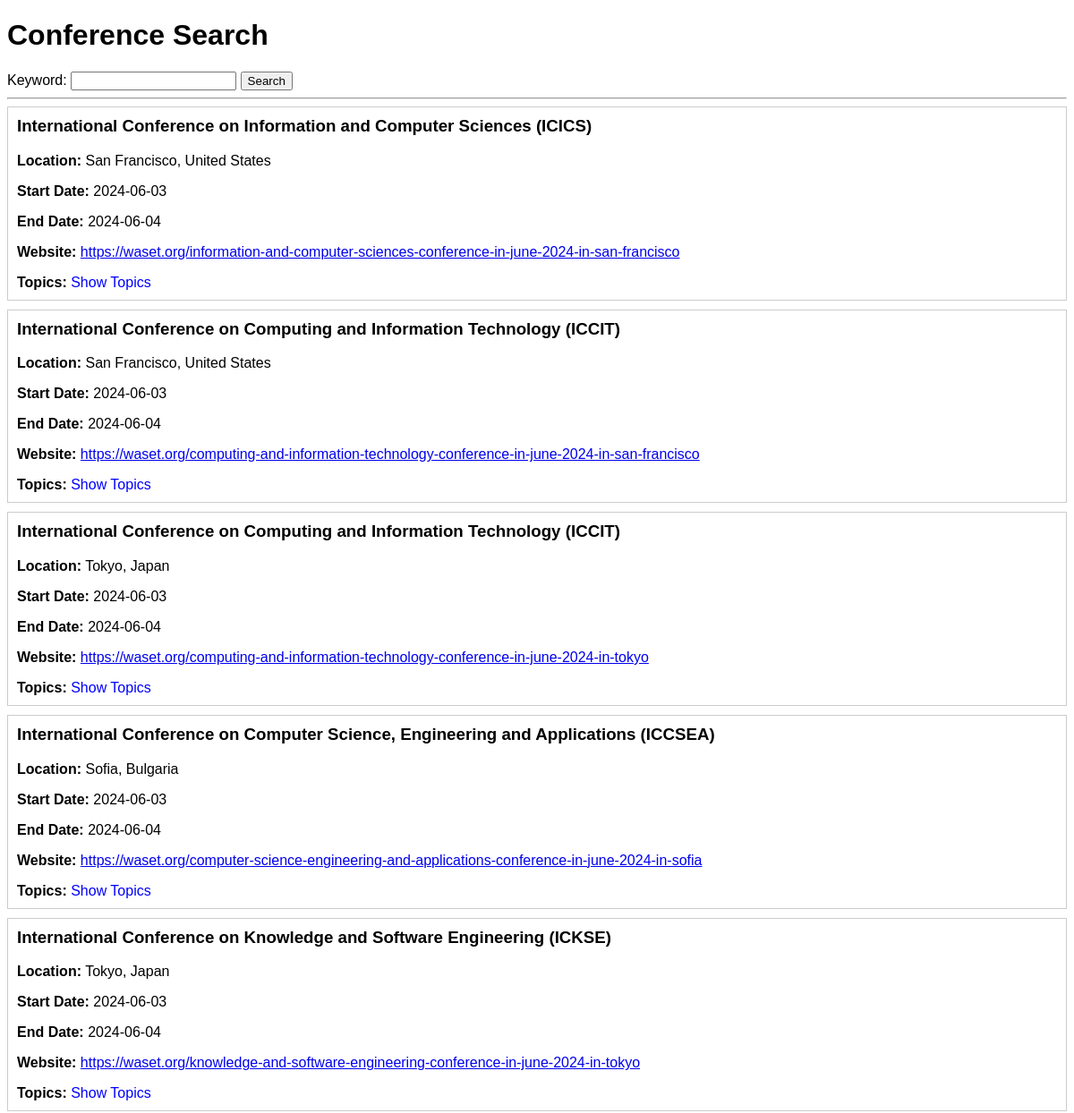
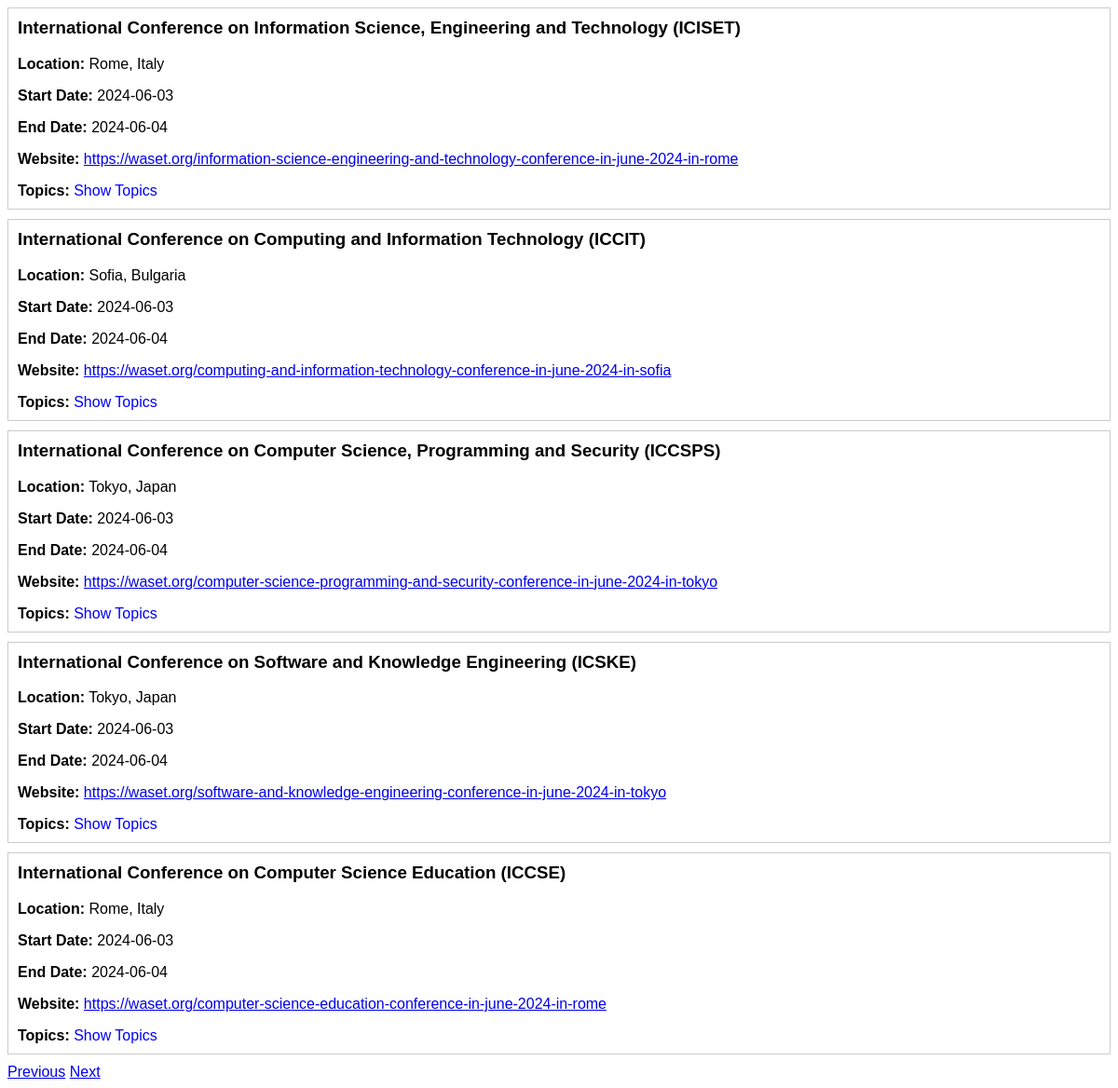
/?page=2&keyword=, run on the app's committed database (2 pictures, top to bottom).
### app.py (models this page shows)
class Conference(db.Model):
    id = db.Column(db.Integer, primary_key=True)
    name = db.Column(db.String(100), nullable=False)
    location = db.Column(db.String(100), nullable=False)
    start_date = db.Column(db.Date, nullable=False)
    end_date = db.Column(db.Date, nullable=False)
    website = db.Column(db.String(100), nullable=False)
    description = db.Column(db.Text, nullable=True)
    topics = db.relationship('Topic', secondary=ConferenceTopic.__tablename__, backref='Conference')

### app.py (the view)
@app.route('/', methods=['GET'])
def index():
    keyword = request.args.get('keyword', '')
    page = request.args.get('page', 1, type=int)
    per_page = 10
    query = Conference.query.join(ConferenceTopic).join(Topic)
    if keyword:
        query = query.filter(db.or_(
            Conference.name.ilike(f'%{keyword}%'),
            Conference.description.ilike(f'%{keyword}%'),
            Topic.name.ilike(f'%{keyword}%')
        ))
    filtered_conferences = query.distinct().paginate(page=page, per_page=per_page)
    return render_template('index.html', conferences=filtered_conferences)

### templates/index.html (shortened to what this page needs)
<!DOCTYPE html>
<html lang="en">
<head>
</head>
<body>
    <h1>Conference Search</h1>
    <form action="/" method="GET">
        <label for="keyword">Keyword:</label>
        <input type="text" id="keyword" name="keyword" value="{{ request.args.get('keyword', '') }}">
        <button type="submit">Search</button>
    </form>
    <hr>
    {% for conference in conferences.items %}
        <div class="conference">
            <h3>{{ conference.name }}</h3>
            <p><strong>Location:</strong> {{ conference.location }}</p>
            <p><strong>Start Date:</strong> {{ conference.start_date }}</p>
            <p><strong>End Date:</strong> {{ conference.end_date }}</p>
            <p><strong>Website:</strong> <a href="{{ conference.website }}" target="_blank">{{ conference.website }}</a></p>
            <div class="topics">
                <strong>Topics:</strong>
                <span class="show-topics" onclick="toggleTopics(this)">Show Topics</span>
            </div>
        </div>
    {% endfor %}
    <div class="pagination">
        {% if conferences.has_prev %}
            <a href="?page={{ conferences.prev_num }}&keyword={{ request.args.get('keyword', '') }}">Previous</a>
        {% endif %}
        {% if conferences.has_next %}
            <a href="?page={{ conferences.next_num }}&keyword={{ request.args.get('keyword', '') }}">Next</a>
        {% endif %}
    </div>
</body>
</html>

### templates/index.html (style rules this page uses)
body { font-family: Arial, sans-serif; }
.conference { border: 1px solid #ccc; margin-bottom: 10px; padding: 10px; }
.conference h3 { margin-top: 0; }
.topics { margin-top: 5px; }
.show-topics { cursor: pointer; color: blue; }

### data on the page
Conference: name "International Conference on Information and Computer Sciences (ICICS)", location "San Francisco, United States", start_date "2024-06-03", end_date "2024-06-04", website "https://waset.org/information-and-computer-sciences-conference-in-june-2024-in-san-francisco"
Conference: name "International Conference on Computing and Information Technology (ICCIT)", location "San Francisco, United States", start_date "2024-06-03", end_date "2024-06-04", website "https://waset.org/computing-and-information-technology-conference-in-june-2024-in-san-francisco"
Conference: name "International Conference on Computing and Information Technology (ICCIT)", location "Tokyo, Japan", start_date "2024-06-03", end_date "2024-06-04", website "https://waset.org/computing-and-information-technology-conference-in-june-2024-in-tokyo"
Conference: name "International Conference on Computer Science, Engineering and Applications (ICCSEA)", location "Sofia, Bulgaria", start_date "2024-06-03", end_date "2024-06-04", website "https://waset.org/computer-science-engineering-and-applications-conference-in-june-2024-in-sofia"
Conference: name "International Conference on Knowledge and Software Engineering (ICKSE)", location "Tokyo, Japan", start_date "2024-06-03", end_date "2024-06-04", website "https://waset.org/knowledge-and-software-engineering-conference-in-june-2024-in-tokyo"
Conference: name "International Conference on Information Science, Engineering and Technology (ICISET)", location "Rome, Italy", start_date "2024-06-03", end_date "2024-06-04", website "https://waset.org/information-science-engineering-and-technology-conference-in-june-2024-in-rome"
Conference: name "International Conference on Computing and Information Technology (ICCIT)", location "Sofia, Bulgaria", start_date "2024-06-03", end_date "2024-06-04", website "https://waset.org/computing-and-information-technology-conference-in-june-2024-in-sofia"
Conference: name "International Conference on Computer Science, Programming and Security (ICCSPS)", location "Tokyo, Japan", start_date "2024-06-03", end_date "2024-06-04", website "https://waset.org/computer-science-programming-and-security-conference-in-june-2024-in-tokyo"
Conference: name "International Conference on Software and Knowledge Engineering (ICSKE)", location "Tokyo, Japan", start_date "2024-06-03", end_date "2024-06-04", website "https://waset.org/software-and-knowledge-engineering-conference-in-june-2024-in-tokyo"
Conference: name "International Conference on Computer Science Education (ICCSE)", location "Rome, Italy", start_date "2024-06-03", end_date "2024-06-04", website "https://waset.org/computer-science-education-conference-in-june-2024-in-rome"
